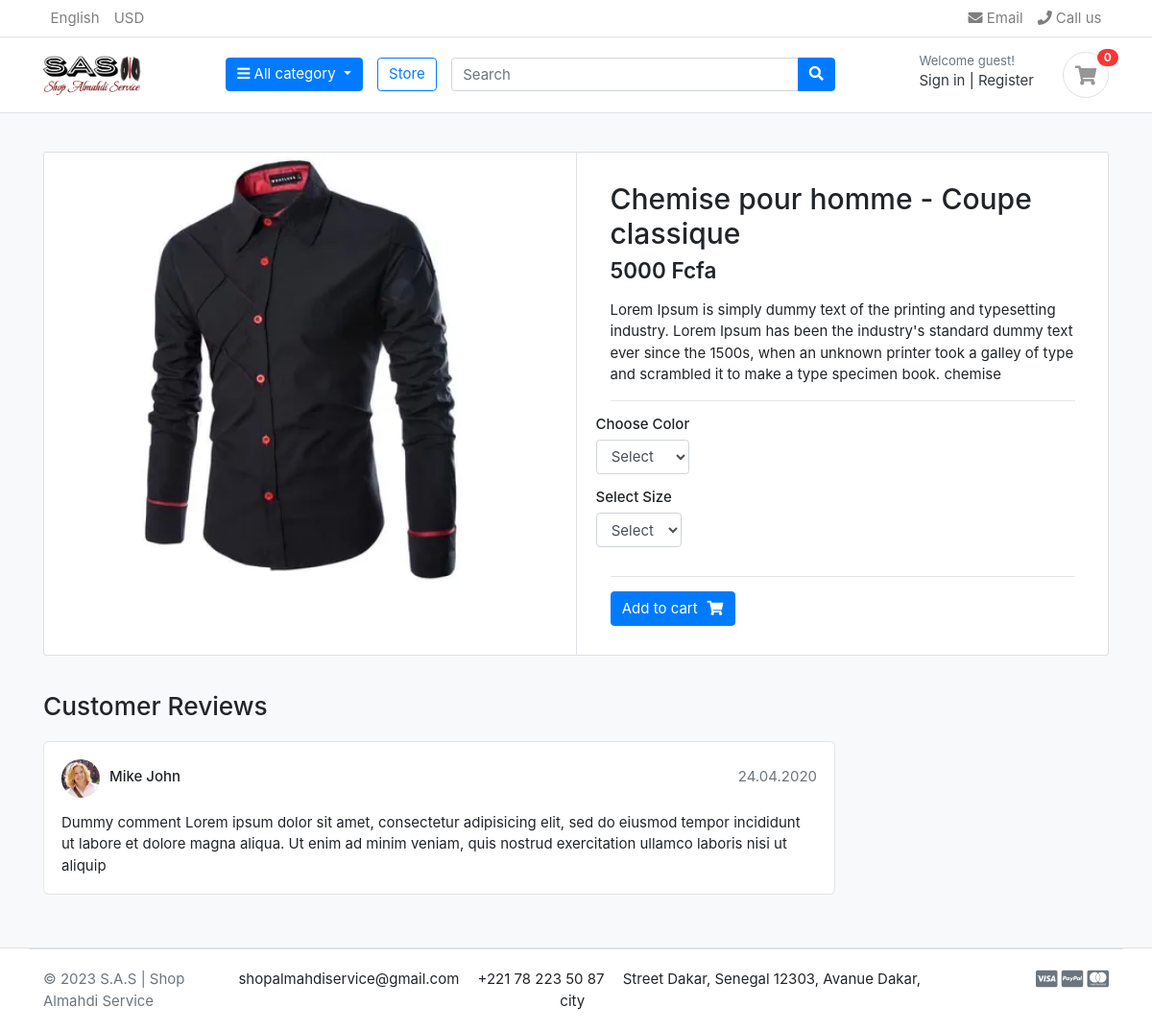
/store/category/chemise/chemise-pour-homme-coupe-classique/, run on the app's committed database.
### store/models.py (models this page shows, shortened)
class Product(models.Model):
  product_name    = models.CharField(max_length=200, unique=True)
  slug            = models.SlugField(max_length=200, unique=True)
  description     = models.TextField(max_length=500, blank=True)
  price           = models.IntegerField()
  images          = models.ImageField(upload_to='photo/produts')
  stock           = models.IntegerField()
  is_available    = models.BooleanField(default=True)
  category        = models.ForeignKey(Category, on_delete=models.CASCADE)
  created_date    = models.DateTimeField(auto_now_add=True)
  modified_date   = models.DateField(auto_now=True)

### store/views.py (the view)
# urls.py: path('category/<slug:category_slug>/<slug:product_slug>/', views.product_detail, name='product_detail'),
def product_detail(request, category_slug, product_slug):
    try:
        single_product = Product.objects.get(category__slug=category_slug, slug=product_slug)
        cart_user = CartItem.objects.filter(cart__cart_id=_cart_id(request), product=single_product).exists()
    except Exception as e:
        raise e
    context = {
        'single_product':single_product,
        'cart_user': cart_user
    }
    return render(request, 'store/product_detail.html', context)

### carts/context_processors.py (called while the page is built)
def counter(request):
  cart_count = 0
  if 'admin' in request.path:
    return {}
  else:
    try:
      cart = Cart.objects.filter(cart_id=_cart_id(request))
      if request.user.is_authenticated:
          cart_items = CartItem.objects.all().filter(user=request.user)
      else:
          cart_items = CartItem.objects.all().filter(cart=cart[:1])
      for cart_item in cart_items:
        cart_count += cart_item.quantity
    except Cart.DoesNotExist:
      cart_count = 0
  return dict(cart_count=cart_count)

### carts/views.py (called while the page is built)
def _cart_id(request):
  cart = request.session.session_key
  if not cart:
    cart = request.session.create()
  return cart

### category/context_processors.py (called while the page is built)
def menu_links(request):
  links = Category.objects.all()
  return dict(links=links)

### category/models.py (called while the page is built)
    def get_url(self):
        return reverse('product_by_category', args=[self.slug])

### store/models.py (called while the page is built)
  def colors(self):
    return super(VariationManager, self).filter(variation_category='color', is_active=True)

  def sizes(self):
    return super(VariationManager, self).filter(variation_category='size', is_active=True)

### templates/store/product_detail.html (shortened to what this page needs)
{% extends "base.html" %}
{% load static %}
{% block content %}
<section class="section-content padding-y bg">
  <div class="container">
    <div class="card">
      <div class="row no-gutters">
        <aside class="col-md-6">
          <article class="gallery-wrap">
            <div class="img-big-wrap">
              <a href="#"><img src="{{ single_product.images.url }}"></a>
            </div>
          </article>
        </aside>
        <main class="col-md-6 border-left">
          <form action="{% url 'add_cart' single_product.id %}" method="POST">
            <article class="content-body">
              <h2 class="title">{{ single_product.product_name }}</h2>
              <div class="mb-3">
                <var class="price h4">{{ single_product.price }} Fcfa</var>
              </div>
              <p>{{ single_product.description }}</p>
              <hr>
              <div class="row">
                <div class="item-option-select">
                  <h6>Choose Color</h6>
                  <select name="color" class="form-control" required>
                    <option value="" disabled selected>Select</option>
                  </select>
                </div>
              </div>
              <div class="row">
                <div class="item-option-select">
                  <h6>Select Size</h6>
                  <select name="size" class="form-control">
                    <option value="" disabled selected>Select</option>
                  </select>
                </div>
              </div>
              <hr>
              {% if single_product.stock <= 0 %} <h5 class="text-danger"> Out of Stock </h5>
                {% else %}
                <button type="submit" class="btn  btn-primary"><span class="text">Add to cart</span><i
                    class="fas fa-shopping-cart"></i></button>
                {% endif %}
            </article>
          </form>
        </main>
      </div>
    </div>
    <br>
    <div class="row">
      <div class="col-md-9">
        <header class="section-heading">
          <h3>Customer Reviews </h3>
        </header>
        <article class="box mb-3">
          <div class="icontext w-100">
            <img src="{% static './images/avatars/avatar1.jpg' %}" class="img-xs icon rounded-circle">
            <div class="text">
              <span class="date text-muted float-md-right">24.04.2020 </span>
              <h6 class="mb-1">Mike John </h6>
            </div>
          </div>
          <div class="mt-3">
            <p>
              Dummy comment Lorem ipsum dolor sit amet, consectetur adipisicing elit, sed do eiusmod
              tempor incididunt ut labore et dolore magna aliqua. Ut enim ad minim veniam,
              quis nostrud exercitation ullamco laboris nisi ut aliquip
            </p>
          </div>
        </article>
      </div>
    </div>
  </div>
</section>
{% endblock content %}

### static/css/ui.css (style rules this page uses)
html { font-family: "Inter", sans-serif; font-size: 15px; }
.content-body { flex: 1 1 auto; padding: 2rem 2.3rem; }
.img-xs, .img-sm, .img-md, .img-lg { -o-object-fit: cover; object-fit: cover; flex-shrink: 0; flex-grow: 0; }
.img-xs { width: 40px; height: 40px; }
.padding-y { padding-top: 40px; padding-bottom: 40px; }
var { font-style: normal; }
article:after, .form-group:after { display: block; clear: both; content: ""; }
.bg { background-color: #f8f9fa; }
.section-heading { margin-bottom: 20px; margin-top: 15px; }
p:last-child { margin-bottom: 0; }
.btn .text + i { margin-left: 10px; }
.icontext { display: inline-flex; align-items: center; vertical-align: middle; }
.icontext .text { width: 100%; line-height: 1.2; }
.icontext .icon { position: relative; margin-right: 10px; flex-shrink: 0; flex-grow: 0; }
.price { font-weight: 600; color: #212529; }
.box { padding: 18px; background: #fff; border-radius: 0.37rem; border: 1px solid #e4e4e4; }
.box img { max-width: 100%; }
.gallery-wrap .img-big-wrap { margin-bottom: 10px; border-radius: 0.37rem; overflow: hidden; background-color: #fff; }
.gallery-wrap .img-big-wrap a { text-align: center; display: block; }
.gallery-wrap .img-big-wrap img { height: 450px; width: auto; display: inline-block; }
.item-option-select { margin-bottom: 1rem; display: inline-block; margin-right: 15px; }

### data on the page
Product: images (picture), product_name "Chemise pour homme - Coupe classique", price "5000", description "Lorem Ipsum is simply dummy text of the printing and typesetting industry. Lorem Ipsum has been the industry's standard dummy text ever since the 1500s, when an unknown printer took a galley of type and scrambled it to make a type specimen book. chemise"

### other printed values
{{ cart_count }} "0"
